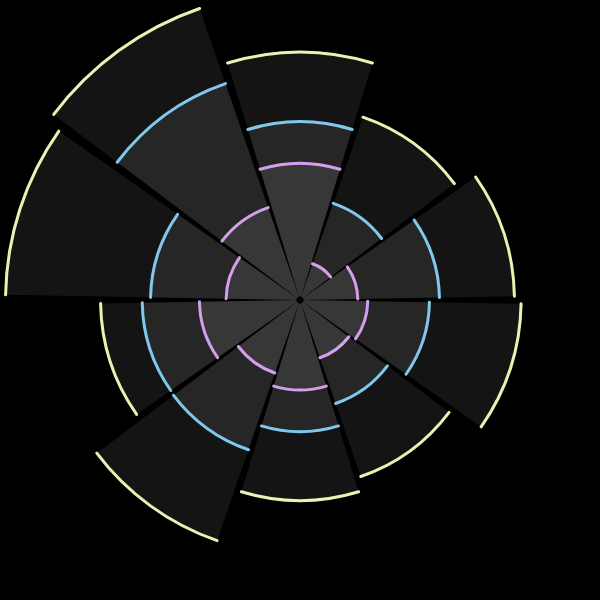
Frame 1 (no input)
Frame 60 (no input): identical to frame 1, image omitted
Frame 120 (the mouse pressed at the canvas centre since frame 60): identical to frame 1, image omitted

The p5.js sketch that drew this single still picture (run headless with seeded random() and noise() and a simulated clock; from frame 60 on, the mouse is pressed at the canvas centre):

// p5.js sketch
// ── sketch.js
let xStreaming = 0;
let xSocials = 0;
let xOthers = 0;
let screentimeStreaming = [110,162,139,181,133,176,246,69,104,122];
let screentimeSocials = [110+87,162+75,139+146,181+103,133+136,176+236,246+75,69+115,104+147,122+111];
let screentimeOthers = [336,361,458,359,530,555,446,348,386,398];

function setup() {
  createCanvas(600,600);
  angleMode(DEGREES);
}

function draw() {
  background(0);
  translate(width/2,height/2);
  rotate(36);

  drawArcs(screentimeOthers,xOthers,238,240,177);
  drawArcs(screentimeSocials,xSocials,128,201,237);
  drawArcs(screentimeStreaming,xStreaming,212,159,237);

  fill(0);
  ellipse(0,0,6,6);
}

function drawArcs(screentime,x,r,g,b){
  for(i=0; i<10; i++){
    push();
    x = map(screentime[i],0,540,0,600);
    rotate(i*36);
    fill(255,255,255,20);
    stroke(r,g,b);
    strokeWeight(3);
    arc(0,0,x,x,1,35);
    // rotate(-9);
    // line(0,0,x/2.85,x/2.85);
    pop();
  }
}
